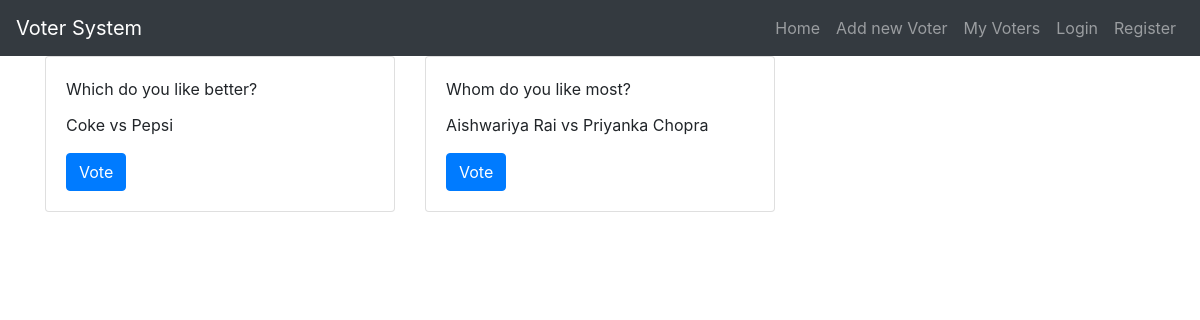
Before: / with the older database file.
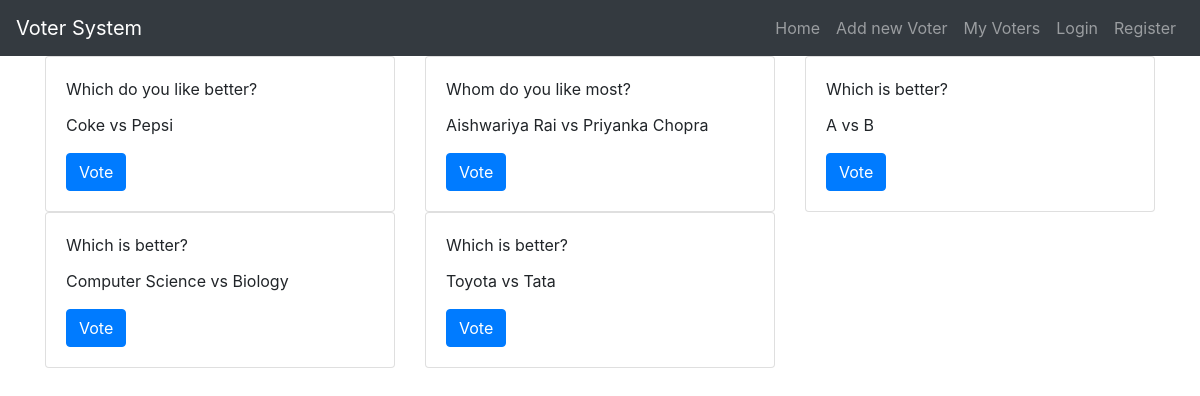
After: the same page with the newer database file.
### voterapp/models.py (models this page shows, shortened)
class Voter(models.Model):
    description = models.CharField(max_length=250)
    voter_one = models.CharField(max_length=250)
    voter_two = models.CharField(max_length=250)
    voter_one_count = models.IntegerField(default=0)
    voter_two_count = models.IntegerField(default=0)
    user = models.ForeignKey(User)

### voterapp/views.py (the view)
# urls.py: url(r'^$',views.index,name='index'),
def index(request):
    votes = Voter.objects.all()
    context = {'votes':votes}
    return render(request,'index.html',context=context)

### templates/index.html
{% extends "base.html" %}
{% block content %}
<div class="container">
{% if votes %}
<div class="row">
{% for vote in votes %}
<div class="col-lg-4 col-md-4 col-sm-6">
  <div class="card">
    <div class="card-body">
      <div class="card-title">
        {{vote.description}}
      </div>
      <div class="card-text">
        {{vote.voter_one}} vs {{vote.voter_two}}
      </div>
        <a href="{% url 'vote-detail' vote.pk%}" class="mt-3 mx-auto btn btn-primary">Vote</a>
    </div>
  </div>
</div>
{% endfor %}
</div>
{% endif %}
</div>
{% endblock %}

Changed rows visible on the page:
added Voter: description "Which is better?", voter_one "A", voter_two "B"
added Voter: description "Which is better?", voter_one "Computer Science", voter_two "Biology"
added Voter: description "Which is better?", voter_one "Toyota", voter_two "Tata"
